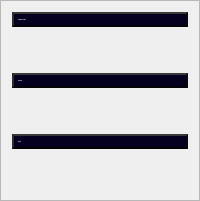
         <widget class="QFrame" name="frame">
          <property name="font">
           <font>
            <family>Segon Ui</family>
            <pointsize>-1</pointsize>
           </font>
          </property>
          <property name="styleSheet">
           <string notr="true"/>
          </property>
          <property name="frameShape">
           <enum>QFrame::StyledPanel</enum>
          </property>
          <property name="frameShadow">
           <enum>QFrame::Raised</enum>
          </property>
          <layout class="QVBoxLayout" name="verticalLayout">
           <item>
            <widget class="QLabel" name="label_5">
             <property name="font">
              <font>
               <family>Segon Ui</family>
               <pointsize>-1</pointsize>
               <weight>75</weight>
               <bold>true</bold>
              </font>
             </property>
             <property name="styleSheet">
              <string notr="true">/* --- Depth + Outline for all widgets --- */
* {
    border-radius: 8px;

    border-top: 2px solid #3a3a3a;      /* highlight top */
    border-left: 2px solid #2e2e2e;     /* highlight left */
    border-right: 2px solid #080808;    /* shadow right */
    border-bottom: 2px solid #040404;   /* shadow bottom */
}

/* --- Default background for all widgets --- */
* {
    background-color: rgb(5, 0, 31);
    color: #ffffff;
}

/* --- Labels specifically --- */
QLabel {
    background-color: rgb(5, 0, 31);   /* ensure label has same background */
    color: white;                      /* white text */
    padding: 4px;                      /* small space inside */
    border-radius: 8px;
}</string>
             </property>
             <property name="text">
              <string>campany name:</string>
             </property>
            </widget>
           </item>
           <item>
            <spacer name="verticalSpacer">
             <property name="orientation">
              <enum>Qt::Vertical</enum>
             </property>
             <property name="sizeHint" stdset="0">
              <size>
               <width>20</width>
               <height>40</height>
              </size>
             </property>
            </spacer>
           </item>
           <item>
            <widget class="QLabel" name="label_4">
             <property name="font">
              <font>
               <family>Segon Ui</family>
               <pointsize>-1</pointsize>
               <weight>75</weight>
               <bold>true</bold>
              </font>
             </property>
             <property name="styleSheet">
              <string notr="true">/* --- Depth + Outline for all widgets --- */
* {
    border-radius: 8px;

    border-top: 2px solid #3a3a3a;      /* highlight top */
    border-left: 2px solid #2e2e2e;     /* highlight left */
    border-right: 2px solid #080808;    /* shadow right */
    border-bottom: 2px solid #040404;   /* shadow bottom */
}

/* --- Default background for all widgets --- */
* {
    background-color: rgb(5, 0, 31);
    color: #ffffff;
}

/* --- Labels specifically --- */
QLabel {
    background-color: rgb(5, 0, 31);   /* ensure label has same background */
    color: white;                      /* white text */
    padding: 4px;                      /* small space inside */
    border-radius: 8px;
}</string>
             </property>
             <property name="text">
              <string>pressure:</string>
             </property>
            </widget>
           </item>
           <item>
            <spacer name="verticalSpacer_3">
             <property name="orientation">
              <enum>Qt::Vertical</enum>
             </property>
             <property name="sizeHint" stdset="0">
              <size>
               <width>20</width>
               <height>40</height>
              </size>
             </property>
            </spacer>
           </item>
           <item>
            <widget class="QLabel" name="label_6">
             <property name="font">
              <font>
               <family>Segon Ui</family>
               <pointsize>-1</pointsize>
               <weight>75</weight>
               <bold>true</bold>
              </font>
             </property>
             <property name="styleSheet">
              <string notr="true">/* --- Depth + Outline for all widgets --- */
* {
    border-radius: 8px;

    border-top: 2px solid #3a3a3a;      /* highlight top */
    border-left: 2px solid #2e2e2e;     /* highlight left */
    border-right: 2px solid #080808;    /* shadow right */
    border-bottom: 2px solid #040404;   /* shadow bottom */
}

/* --- Default background for all widgets --- */
* {
    background-color: rgb(5, 0, 31);
    color: #ffffff;
}

/* --- Labels specifically --- */
QLabel {
    background-color: rgb(5, 0, 31);   /* ensure label has same background */
    color: white;                      /* white text */
    padding: 4px;                      /* small space inside */
    border-radius: 8px;
}</string>
             </property>
             <property name="text">
              <string>depth:</string>
             </property>
            </widget>
           </item>
           <item>
            <spacer name="verticalSpacer_4">
             <property name="orientation">
              <enum>Qt::Vertical</enum>
             </property>
             <property name="sizeHint" stdset="0">
              <size>
               <width>20</width>
               <height>40</height>
              </size>
             </property>
            </spacer>
           </item>
          </layout>
         </widget>
